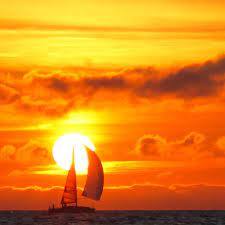
#> input picture Images/boat.jpg, 225 x 225 px, found by its file name; its folder holds only this picture in this run
$ jupyter execute --allow-errors Images.ipynb   (shell and % lines are left out)
#> lines starting #> are read from the running program, lines starting #| are printed output that depends on the picture
#> further down, img is the input picture: shape (225, 225, 3); mean B, G, R 28.6, 135.9, 225.1
### process_image.py
import numpy as np
import cv2
from matplotlib import pyplot as plt
from math import exp

from contrast_stretch import apply_stretch_m1, apply_stretch_m2
from IAGCWD import iagcwd, agcwd
from sece import sece, sece_dct


# [21 lines left out: functions alpha_blend, apply_sigmoid_stretch, not called in this run]


def apply_clahe(img, clip_limit=4.0, grid_size = (8,8)):
    clahe = cv2.createCLAHE(clipLimit = clip_limit, tileGridSize = grid_size)
    return clahe.apply(img)


# [16 lines left out: function novel_algorithm, not called in this run]


class ProcessImg:

    # TODO
    #    simplify init
    #    follow python naming convention for functions and class vars
    #    throw errors if wrong var types passed or if invalid name is accessed

    func = {
                    'stretch_m1' : apply_stretch_m1,
                    'stretch_m2' : apply_stretch_m2,
                    'equalize' : cv2.equalizeHist,
                    'iagcwd' : iagcwd,
                    'agcwd' : agcwd,
                    'sece' : sece,
                    'sece_dct' : sece_dct,
                    'sigmoid' : apply_sigmoid_stretch,
                    'clahe' : apply_clahe,
                    'novel' : novel_algorithm
    }


    # assumes img is bgr
    def __init__(self, img, makeHist = True, color = True):
#> called with makeHist = False, color = True
        self.img = {}
        self.hist = {}
        self.isColor = color
        self.makeHist = makeHist

        if self.isColor:
            img = cv2.cvtColor(img, cv2.COLOR_BGR2HSV)
#> img: shape (225, 225, 3); mean H, S, V 22, 216.3, 225.1
            self.h, self.s, self.img['Orig'] = cv2.split(img)
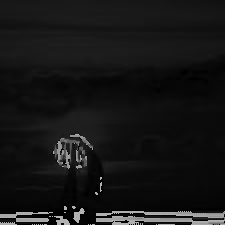
#> self.h: shape (225, 225); min 0, max 179, mean 22
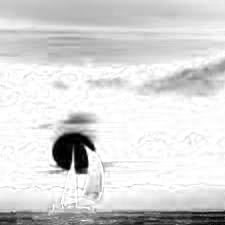
#> self.s: shape (225, 225); min 0, max 255, mean 216.3
        else:
            self.img['Orig'] = cv2.cvtColor(img, cv2.COLOR_BGR2GRAY)

        self.hist['Orig'] = cv2.calcHist([self.img['Orig']], [0], None, [256], [0,256])


    def get_name(self, algorithm, src = 'Orig'):
        if src == 'Orig':
            return algorithm
        return src + " to " + algorithm


#     method in progress, need to simplify code
    def enhance(self, algorithm, src = 'Orig'):
        img = self.img[src]
        # creates name for dictionaries
        name = self.get_name(algorithm, src)

        # contrast stretch requires the hist in addition to the img as a parameter
        if 'stretch' in algorithm or algorithm == 'agcwd':
            hist = self.hist[src]
            self.img[name] = self.func[algorithm](img, hist)
        else:
            self.img[name] = self.func[algorithm](img)

        self.make_hist(name)
        return self.img[name]


    def enhance_all(self, src = 'Orig'):
#> called with src = 'Orig'
        for key in self.func:
            self.enhance(key, src)
#> this loop made 1 pass
#> pass 1, in enhance, `img = self.img[src]`:
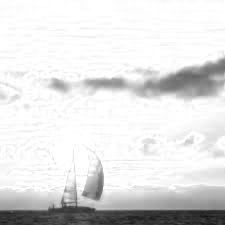
#> img: shape (225, 225); min 17, max 255, mean 225.1
#> (the call stopped at in enhance, `self.img[name] = self.func[algorithm](img, hist)`: contrast_stretch is not available in this run)


    # improve the implementation
    def display(self, cols = 2, height = 240):
#> called with cols = 4, height = 240
        length = len(self.img)
#> length = 1
        imgs = []
        imgs_hori = []
        for key in self.img:
            imgs.append(self.display_helper(key, height))
#> this loop made 1 pass
#> (key, dim in display_helper) on pass 1: ('Orig', (240, 240))
#> pass 1, in display_helper, `img = cv2.putText(img, img_algo, loc, cv2.FONT_HERSHEY_SIMPLEX, 1, (25..`:
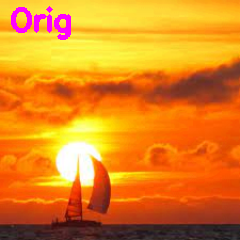
#> img: shape (240, 240, 3); mean B, G, R 30.8, 132.5, 225
#> after the loop, imgs = 1 item
        while (length%cols != 0):
            imgs.append(np.zeros(imgs[0].shape, np.uint8))
            length += 1
#> this loop made 3 passes
#> after the loop, imgs = 4 items; length = 4
        for num in range((length+1)//cols):
            imgs_hori.append(cv2.hconcat([*imgs[cols*num:cols*num+cols]]))
#> after the loop, imgs_hori = 1 item
        grid = cv2.vconcat(imgs_hori)
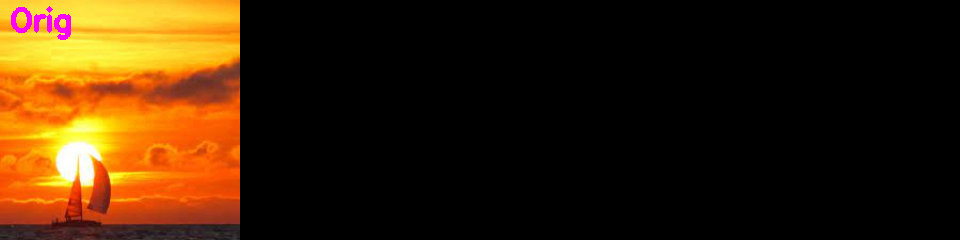
#> grid: shape (240, 960, 3); mean of channels 0, 1, 2 7.7, 33.1, 56.2; drawn as B, G, R
        cv2.imshow("Images", grid)
        cv2.waitKey(0)
        cv2.destroyAllWindows()
        return grid


    # returns resized img with label, in BGR, assuming img is colored
    def display_helper(self, img_algo, height, loc = (10,30)):
        if self.isColor:
            img = cv2.merge((self.h, self.s, self.img[img_algo]))
            img = cv2.cvtColor(img, cv2.COLOR_HSV2BGR)
        else:
            img = self.img[img_algo].copy()
        dim = (int(height*img.shape[1]/img.shape[0]), height)
        img = cv2.resize(img, dim, interpolation = cv2.INTER_AREA)
        img = cv2.putText(img, img_algo, loc, cv2.FONT_HERSHEY_SIMPLEX, 1, (255, 0, 255), 3)
        return img


    # [53 lines left out: functions plot, plot_helper, make_hist, show_diff, not called in this run]


    # assumes hsv
    def get_img(self, img):
        return cv2.merge((self.h, self.s, self.img[img]))


#     def save_img(self, img):


### Images.ipynb
[cell 1]
import cv2
from process_image import ProcessImg
import os

[cell 2]
path = r"C:/Users/iskha/research/process_img/Images/"
img_paths = {'.jpg','.jpeg', 'png'}

imgs = {}

for i in os.listdir(path):
    name, extension = os.path.splitext(i)
    if not extension.lower() in img_paths:
        continue

    img = cv2.imread(path+i,1)
    imgs[name] = ProcessImg(img, makeHist = False)

    imgs[name].enhance_all()
#     imgs[name].enhance('iagcwd', 'stretch_m1')
#     imgs[name].enhance('iagcwd', 'stretch_m2')

    imgs[name].display(4)

[cell 3]
path = r"C:/Users/iskha/research/process_img/Images/"
img_paths = {'.jpg','.jpeg', 'png'}

imgs = {}

diff = {}

num_imgs = 0

#> (the rest of this cell did not finish here and is left out)


    imgs[name].enhance_all()
#> (the call stopped at in enhance, `self.img[name] = self.func[algorithm](img, hist)`: contrast_stretch is not available in this run)
    imgs[name].enhance('iagcwd', 'stretch_m1')
    imgs[name].enhance('iagcwd', 'stretch_m2')

    num_imgs += 1

    for key in imgs[name].img:
        if key in diff:
            diff[key] += imgs[name].show_diff(key, display = False, print_avg = False)
        else:
            diff[key] = imgs[name].show_diff(key, display = False, print_avg = False)

for key in diff:
    print(f'avg diff of {key} and Orig is: {diff[key] / num_imgs}')

$ run again, on Images/conductor.jpg
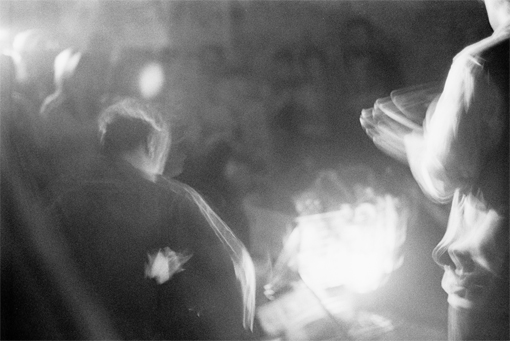
#> input picture Images/conductor.jpg, 510 x 341 px, found by its file name
#> img is the input picture: shape (341, 510, 3); min 0, max 251, mean 114.6
#> self.h: shape (341, 510); every value is 0
#> in display, `length = len(self.img)`: length = 1
#> the loop in display, `for key in self.img:` made 1 pass
#> (key, dim in display_helper) on pass 1: ('Orig', (358, 240))
#> pass 1, in display_helper, `img = cv2.putText(img, img_algo, loc, cv2.FONT_HERSHEY_SIMPLEX, 1, (25..`:
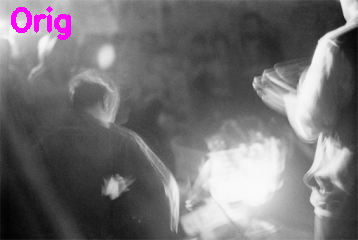
#> img: shape (240, 358, 3); mean B, G, R 115.2, 112.8, 115.2
#> after the loop in display, `for key in self.img:`: imgs = 1 item
#> the loop in display, `while (length%cols != 0):` made 3 passes
#> after the loop in display, `while (length%cols != 0):`: imgs = 4 items; length = 4
#> after the loop in display, `for num in range((length+1)//cols):`: imgs_hori = 1 item
#> in display, `grid = cv2.vconcat(imgs_hori)`:
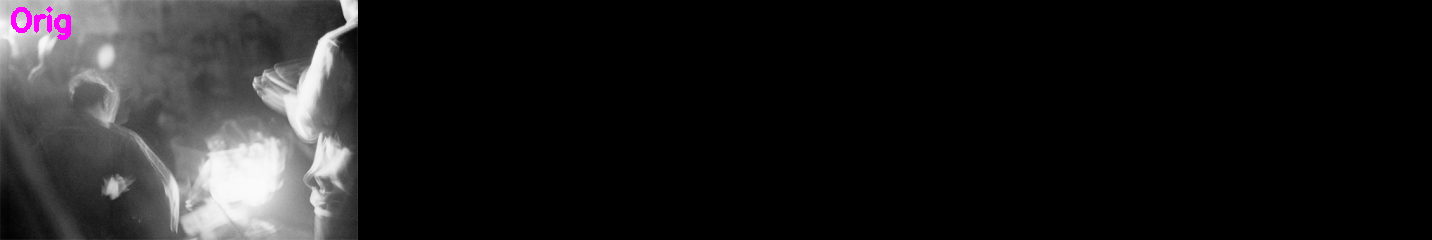
#> grid: shape (240, 1432, 3); mean of channels 0, 1, 2 28.8, 28.2, 28.8; drawn as B, G, R

$ run again, on Images/building.jpg
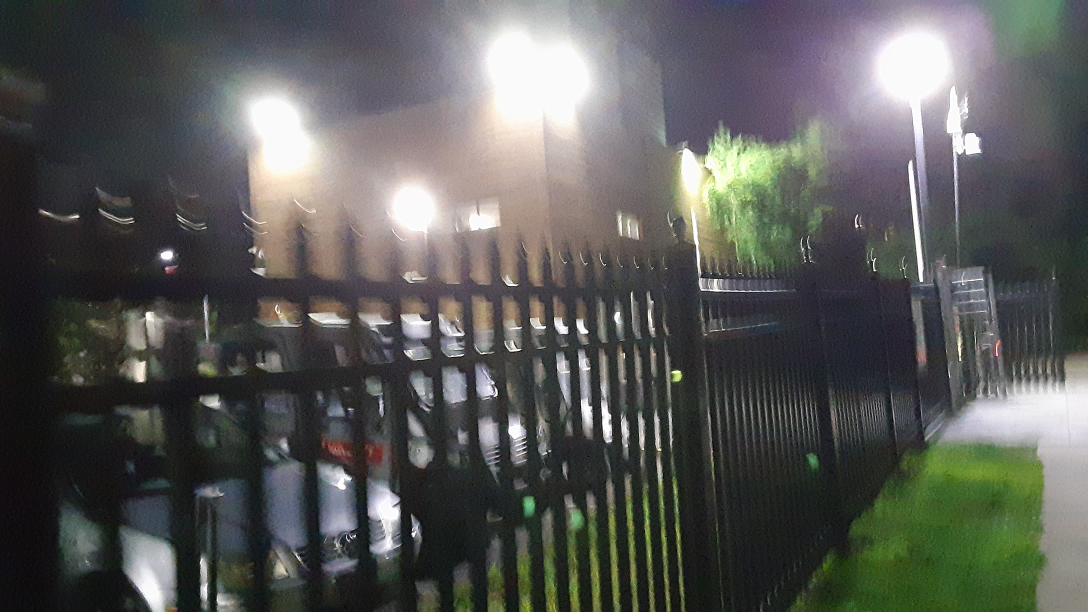
#> input picture Images/building.jpg, 3264 x 1836 px, found by its file name (shown at 1/3 size)
#> img is the input picture: shape (1836, 3264, 3); mean B, G, R 87.4, 89.9, 89
#> in display, `length = len(self.img)`: length = 1
#> the loop in display, `for key in self.img:` made 1 pass
#> (key, dim in display_helper) on pass 1: ('Orig', (426, 240))
#> pass 1, in display_helper, `img = cv2.putText(img, img_algo, loc, cv2.FONT_HERSHEY_SIMPLEX, 1, (25..`:
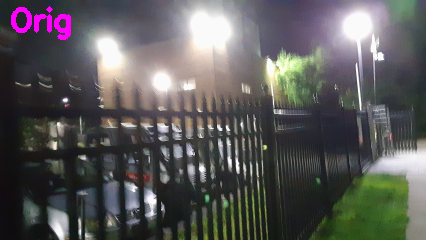
#> img: shape (240, 426, 3); mean B, G, R 88.7, 89.2, 90.3
#> after the loop in display, `for key in self.img:`: imgs = 1 item
#> the loop in display, `while (length%cols != 0):` made 3 passes
#> after the loop in display, `while (length%cols != 0):`: imgs = 4 items; length = 4
#> after the loop in display, `for num in range((length+1)//cols):`: imgs_hori = 1 item
#> in display, `grid = cv2.vconcat(imgs_hori)`:
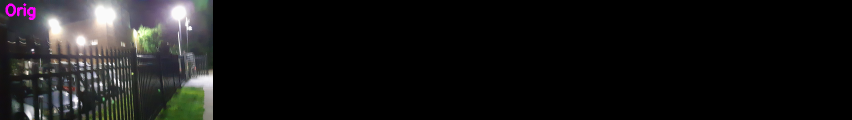
#> grid: shape (240, 1704, 3) (shown at 1/2 size); mean of channels 0, 1, 2 22.2, 22.3, 22.6; drawn as B, G, R
